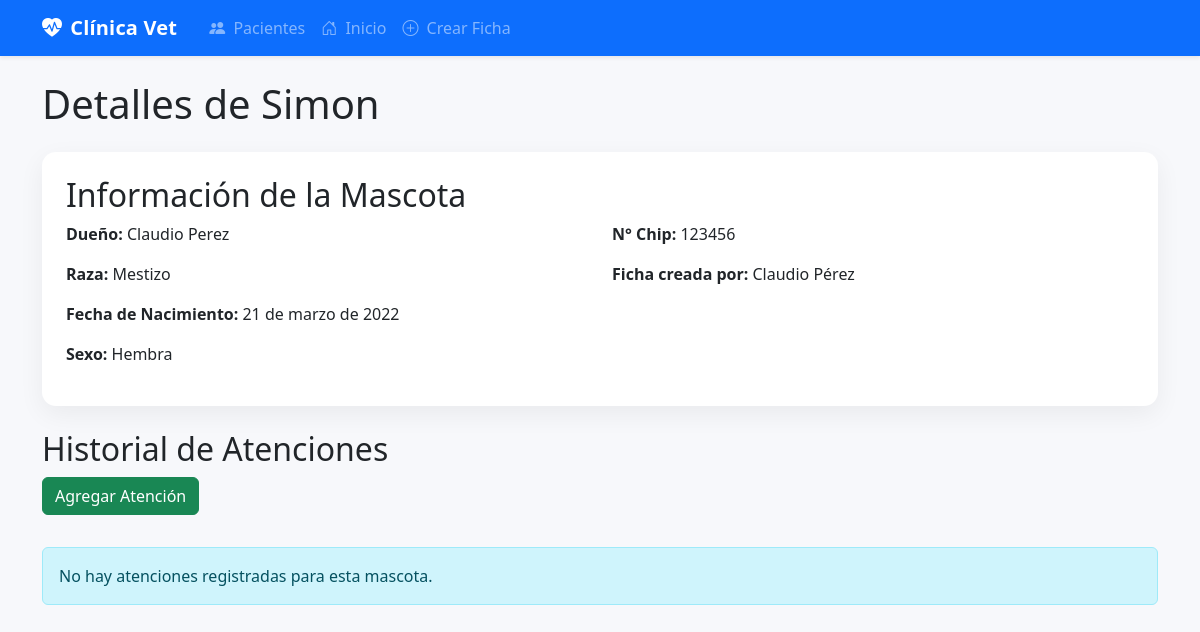
The app's page /1/, older data.
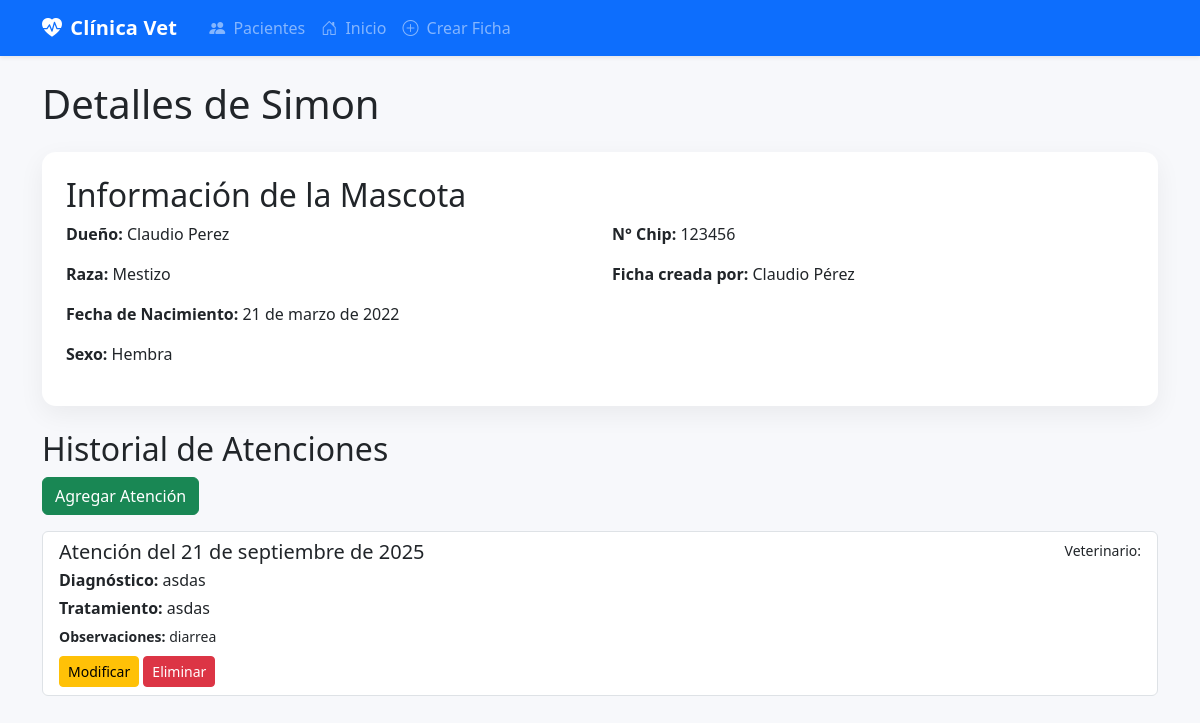
The same page, newer data.
### principal/models.py (models this page shows, shortened)
class Atencion(models.Model):
    idatencion = models.AutoField(primary_key=True, db_column='idatencion')
    fecha_atencion = models.DateField()
    diagnostico = models.CharField(max_length=45)
    tratamiento = models.CharField(max_length=45)
    observaciones = models.CharField(max_length=45, blank=True, null=True)
    ficha_mascota = models.ForeignKey(FichaMascota, on_delete=models.CASCADE)
    veterinario = models.ForeignKey(Veterinario, on_delete=models.SET_NULL, null=True)

### principal/views.py (the view)
# urls.py: path('<int:pk>/', views.detalle_mascota, name='detalle_mascota'),
def detalle_mascota(request, pk):
    mascota = get_object_or_404(FichaMascota, pk=pk)
    atenciones = Atencion.objects.filter(ficha_mascota=mascota).order_by('-fecha_atencion')
    return render(request, 'principal/detalle_mascota.html', {'mascota': mascota, 'atenciones': atenciones})

### principal/models.py (called while the page is built)
    def __str__(self):
        return f'{self.nombre} {self.apellido}'

### principal/templates/principal/detalle_mascota.html (shortened to what this page needs)
{% extends 'principal/base.html' %}
{% block content %}
    <h1 class="mb-4">Detalles de {{ mascota.nombre }}</h1>
    <div class="card p-4">
        <h2 class="card-title">Información de la Mascota</h2>
        <div class="row">
            <div class="col-md-6">
                <p><strong>Dueño:</strong> {{ mascota.dueño.nombres }} {{ mascota.dueño.apellidos }}</p>
                <p><strong>Raza:</strong> {{ mascota.raza }}</p>
                <p><strong>Fecha de Nacimiento:</strong> {{ mascota.fecha_nacimiento|date:"d \d\e F \d\e Y" }}</p>
                <p><strong>Sexo:</strong> {{ mascota.get_sexo_display }}</p>
            </div>
            <div class="col-md-6">
                <p><strong>N° Chip:</strong> {{ mascota.num_chip|default:"No registrado" }}</p>
                {% if mascota.asistente %}
                    <p><strong>Ficha creada por:</strong> {{ mascota.asistente.idasistente }}</p>
                {% endif %}
            </div>
        </div>
    </div>
    <div class="mt-4">
        <h2>Historial de Atenciones</h2>
        <a href="{% url 'crear_atencion' mascota.pk %}" class="btn btn-success mb-3">Agregar Atención</a>
        {% if atenciones %}
        <ul class="list-group">
            {% for atencion in atenciones %}
            <li class="list-group-item">
                <div class="d-flex w-100 justify-content-between">
                    <h5 class="mb-1">Atención del {{ atencion.fecha_atencion }}</h5>
                    <small>Veterinario: {{ atencion.veterinario.nombre }} {{ atencion.veterinario.apellido }}</small>
                </div>
                <p class="mb-1"><strong>Diagnóstico:</strong> {{ atencion.diagnostico }}</p>
                <p class="mb-1"><strong>Tratamiento:</strong> {{ atencion.tratamiento }}</p>
                <small><strong>Observaciones:</strong> {{ atencion.observaciones|default:"Sin observaciones" }}</small>
                <div class="mt-2">
                    <a href="{% url 'modificar_atencion' atencion.pk %}" class="btn btn-sm btn-warning">Modificar</a>
                    <a href="{% url 'eliminar_atencion' atencion.pk %}" class="btn btn-sm btn-danger">Eliminar</a>
                </div>
            </li>
            {% endfor %}
        </ul>
        {% else %}
        <div class="alert alert-info mt-3">No hay atenciones registradas para esta mascota.</div>
        {% endif %}
    </div>
{% endblock %}

Row changes from the older to the newer data that the page shows:
added Atencion: fecha_atencion "21 de septiembre de 2025", diagnostico "asdas", tratamiento "asdas", observaciones "diarrea"
Text that changed along with them:
text no longer shown: "No hay atenciones registradas para esta mascota."
